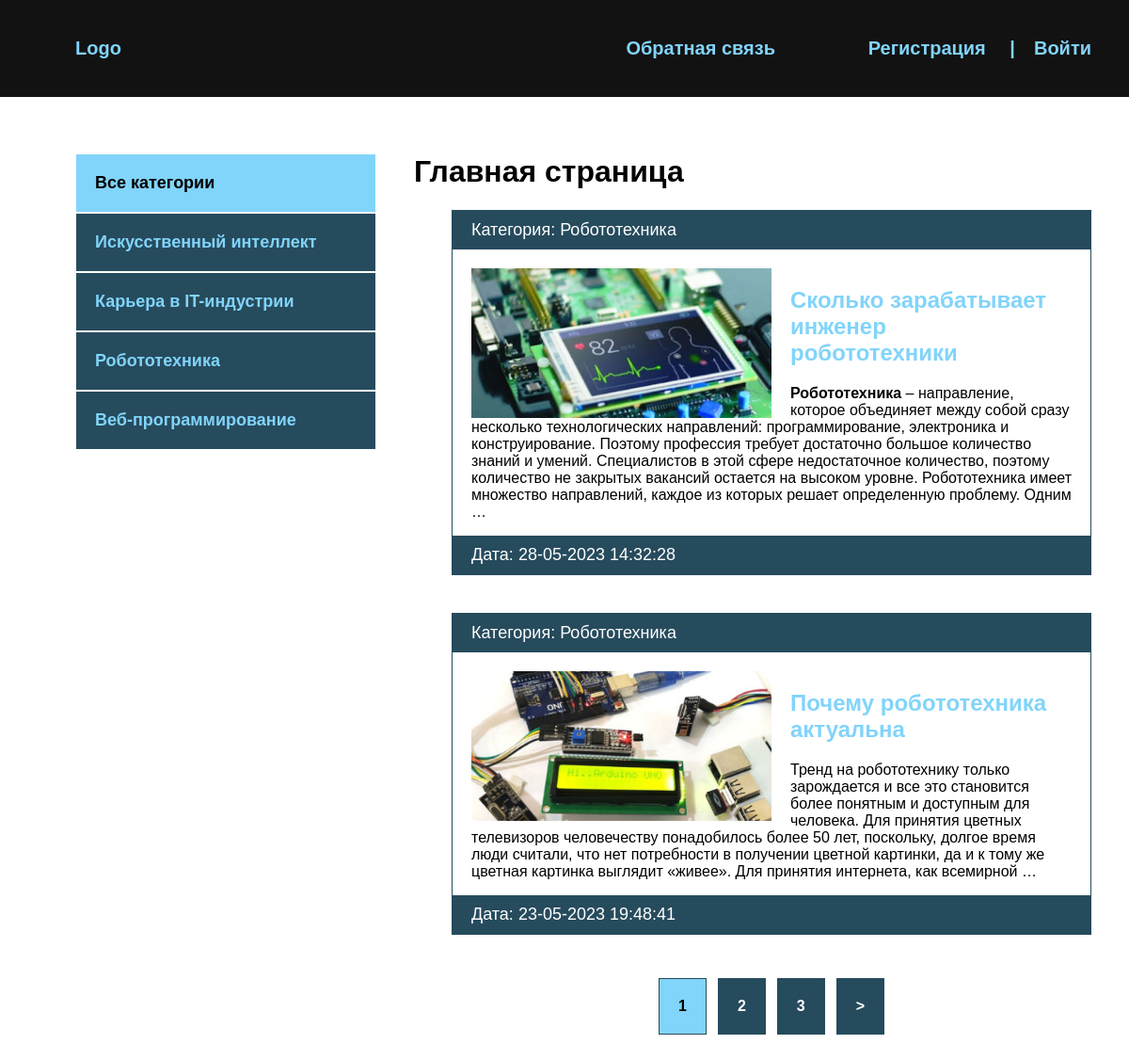
The page / on the database its author committed.
### blog/models.py (models this page shows, shortened)
class Category(models.Model):
    name = models.CharField(max_length=255, verbose_name='Категория')
    slug = models.SlugField(max_length=255, unique=True, verbose_name='URL')
    def __str__(self):
        return str(self.name)
    def get_absolute_url(self):
        return reverse('category', kwargs={'cat_slug': self.slug})
    class Meta:
        verbose_name = 'Категория'
        verbose_name_plural = 'Категории'

class Blog(models.Model):
    title = models.CharField(max_length=255, verbose_name='Название')
    slug = models.SlugField(max_length=255, unique=True, verbose_name='URL')
    content = models.TextField(blank=True, verbose_name='Содержимое')
    photo = models.ImageField(upload_to='photos/%Y/%m/%d', blank=True, verbose_name='Изображение')
    time_created = models.DateTimeField(auto_now_add=True, verbose_name='Дата публикации')
    time_update = models.DateTimeField(auto_now=True, verbose_name='Дата обновления')
    is_published = models.BooleanField(default=True, verbose_name='Опубликовано')
    cat = models.ForeignKey('Category', on_delete=models.PROTECT, verbose_name='Категория')
    def get_absolute_url(self):
        return reverse('post', kwargs={'post_slug': self.slug})
    class Meta:
        verbose_name = 'Новость'
        verbose_name_plural = 'Новости'
        ordering = ['-time_created']

### blog/views.py (the view)
# urls.py: path('', BlogHome.as_view(), name='index'),
class BlogHome(DataMixin, ListView):
    model = Blog
    template_name = 'blog/index.html'
    context_object_name = 'posts'
    def get_context_data(self, *, object_list=None, **kwargs):
        context = super().get_context_data(**kwargs)
        c_def = self.get_user_context(title='Главная страница')
        context.update(c_def)
        return context
    def get_queryset(self):
        return Blog.objects.filter(is_published=True).select_related('cat')

### blog/utils.py (called while the page is built)
    def get_user_context(self, **kwargs):
        context = kwargs
        cats = Category.objects.annotate(Count('blog'))
        user_menu = menu.copy()
        if not self.request.user.is_authenticated:
            user_menu.pop(0)
        context['menu'] = user_menu
        context['cats'] = cats
        if 'cat_selected' not in context:
            context['cat_selected'] = 0
        return context

### blog/templates/blog/index.html
{% extends 'blog/base.html' %}
{% block content %}
{% load static %}
    <h1>{{ title }}</h1>
    <ul>
        {% for p in posts %}
            <li>
                <p class="first">Категория: {{ p.cat }}</p>
                <div class="text">
                    {% if p.photo %}
                        <img src="{{ p.photo.url }}" class="image">
                    {% else %}
                        <img src="{% static 'blog/default.jpg' %}" class="image" alt="">
                    {% endif %}
                <h2><a href="{{ p.get_absolute_url }}">{{ p.title }}</a></h2>
                <p>{{ p.content|safe|truncatewords:50 }}</p>
                </div>
            <p class="date">Дата: {{ p.time_update|date:"d-m-Y H:i:s" }}</p>
            </li>
        {% endfor %}
    </ul>
{% endblock %}

### blog/templates/blog/base.html (shortened to what this page needs)
<!DOCTYPE html>
{% load static %}
{% load blog_tags %}
<html lang="en">
<head>
    <link rel="stylesheet" href="{% static 'css/style.css' %}">
</head>
<body>
    <div class="header">
        <div class="wrap">
            <ul class="mainmenu">
                <li class="logo"><a href="{% url 'index' %}">Logo</a></li>
                {% for m in menu %}
                    <li class="last"><a href="{% url m.url_name %}">{{ m.title }}</a></li>
                {% endfor %}
                {% if request.user.is_authenticated %}
                    <li class="last">{{ user.username }} | <a href="{% url 'logout' %}">Выйти</a></li>
                {% else %}
                    <li class="last">
                        <a href="{% url 'register' %}">Регистрация</a> |<a href="{% url 'login' %}">Войти</a>
                    </li>
                {% endif %}
            </ul>
        </div>
    </div>
  <div class="content">
    <div class="wrap">
      <div class="sidebar">
          <ul>
              {% if cat_selected == 0 %}
                  <li class="selected">Все категории</li>
              {% else %}
                  <li><a href="{% url 'index' %}">Все категории</a></li>
              {% endif %}
              {% for c in cats %}
                {% if c.blog__count > 0 %}
                    {% if c.pk == cat_selected %}
                        <li class="selected">{{ c.name }}</li>
                    {% else %}
                        <li><a href="{{ c.get_absolute_url }}">{{ c.name }}</a></li>
                    {% endif %}
                {% endif %}
              {% endfor %}
          </ul>
      </div>
      <div class="main">
          {% block content %} {% endblock %}
          {% if page_obj.has_other_pages %}
              <div>
                  <ul class="list-pages">
                      {% for p in paginator.page_range %}
                          {% if page_obj.number == p %}
                              <li class="page-num page-num-selected">{{ p }}</li>
                          {% elif p >= page_obj.number|add:-2 and p <= page_obj.number|add:2%}
                              <li class="page-num">
                                  <a href="?page={{ p }}">{{ p }}</a>
                              </li>
                          {% endif %}
                      {% endfor %}
                      {% if page_obj.has_next %}
                          <li class="page-num">
                              <a href="?page={{ page_obj.next_page_number }}">&gt;</a>
                          </li>
                      {% endif %}
                  </ul>
              </div>
          {% endif %}
      </div>
    </div>
  </div>
</body>
</html>

### blog/static/css/style.css (style rules this page uses)
body { margin: 0; padding: 0; background: #264b5d; font-family: Verdana, Geneva, Tahoma, sans-serif; }
.wrap { max-width: 1200px; margin: 0 auto; }
.content .wrap { background: #FFF; padding: 40px; box-sizing: border-box; display: flex; }
ul { list-style: none; }
a { color: #81d4fa; text-decoration: none; padding: 20px; }
.header { background: #121212; padding: 20px; }
.mainmenu { display: flex; align-items: center; font-size: 20px; font-weight: bold; justify-content: space-between; }
.logo { flex-basis: 40%; }
.last { flex-basis: 30%; text-align: right; color: #81d4fa; }
.sidebar ul { width: 320px; margin-right: 40px; margin-top: 20px; }
.sidebar a { padding: 20px; display: block; border: 1px solid white; background: #264b5d; font-weight: bold; font-size: 18px; }
.selected { font-size: 18px; padding: 20px; font-weight: bold; border: 1px solid white; background: #81d4fa; }
.main li { border: 1px solid #264b5d; margin-bottom: 40px; }
.first, .date { padding: 10px 20px; background: #264b5d; font-size: 18px; color: #FFFFFF; margin: 0; }
.image { float: left; margin-right: 20px; max-width: 50%; }
.text { padding: 20px 20px 0; }
.text a { padding-left: 0; }
.list-pages { display: flex; justify-content: center; }
.list-pages .page-num-selected { background: #81d4fa; padding: 20px; }
.list-pages a { background: #264b5d; padding: 20px; display: block; color: #FFFFFF; }
.list-pages .page-num { margin: 6px; font-weight: bold; }
.last a { display: inline; }

### rows shown on the page
Category: name "Искусственный интеллект"
Category: name "Карьера в IT-индустрии"
Category: name "Робототехника"
Category: name "Веб-программирование"
Blog: cat "Робототехника", photo (picture), title "Сколько зарабатывает инженер робототехники", content "Робототехника – направление, которое объединяет между собой сразу несколько технологических направлений: программирование, электроника и конструирование. Поэтому профессия требует достаточно большое количество знаний и умений. Специалистов в этой сфере недостаточное количество, поэтому количество не закрытых вакансий остается на высоком уровне. Робототехника имеет множество направлений, каждое из которых решает определенную проблему. Одним …", time_update "28-05-2023 14:32:28"
Blog: cat "Робототехника", photo (picture), title "Почему робототехника актуальна", content "Тренд на робототехнику только зарождается и все это становится более понятным и доступным для человека. Для принятия цветных телевизоров человечеству понадобилось более 50 лет, поскольку, долгое время люди считали, что нет потребности в получении цветной картинки, да и к тому же цветная картинка выглядит «живее». Для принятия интернета, как всемирной …", time_update "23-05-2023 19:48:41"

### other values the page prints
{{ m.title }} "Обратная связь"
{{ title }} "Главная страница"
{{ p }} "1"
{{ p }} "2" "3"
